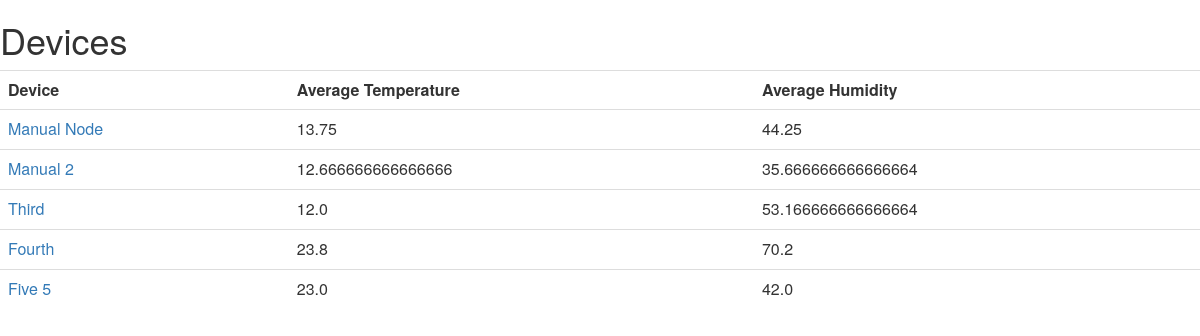
The page / on the database its author committed.
### tables this page shows
CREATE TABLE nodes(id INTEGER PRIMARY KEY AUTOINCREMENT, name TEXT);

### app.py (the view)
@app.route("/")
def main():
    conn=sqlite3.connect('sensors.db')
    conn.row_factory = dict_factory
    c=conn.cursor()
    c.execute("""SELECT nodes.name, avg(e.temperature) as avgtemp,
		avg(e.humidity) as avghum FROM nodes, readings e
		WHERE e.nodeid=nodes.id GROUP BY e.nodeid;""")
    nodes = c.fetchall()
    return render_template('home.html', nodes = nodes)

### app.py (called while the page is built)
def dict_factory(cursor, row):
    d = {}
    for idx, col in enumerate(cursor.description):
        d[col[0]] = row[idx]
    return d

### templates/home.html
{% extends "main.html" %}
{% block content %}
<h1>Devices</h1>
<table class="table table-hover">
	<tr>
        <th>Device</th>
	<th>Average Temperature</th>
	<th>Average Humidity</th>
        </tr>
        {% for entry in nodes %}
		<tr>
                <td><a href="/devices/{{entry.name}}">{{entry.name}}</a></td>
		<td>{{entry.avgtemp}}</td>
		<td>{{entry.avghum}}</td>
                </tr>
        {%endfor%}
</table>
{% endblock %}

### rows shown on the page
nodes: name "Manual Node", avgtemp "13.75", avghum "44.25"
nodes: name "Manual 2", avgtemp "12.666666666666666", avghum "35.666666666666664"
nodes: name "Third", avgtemp "12.0", avghum "53.166666666666664"
nodes: name "Fourth", avgtemp "23.8", avghum "70.2"
nodes: name "Five 5", avgtemp "23.0", avghum "42.0"
